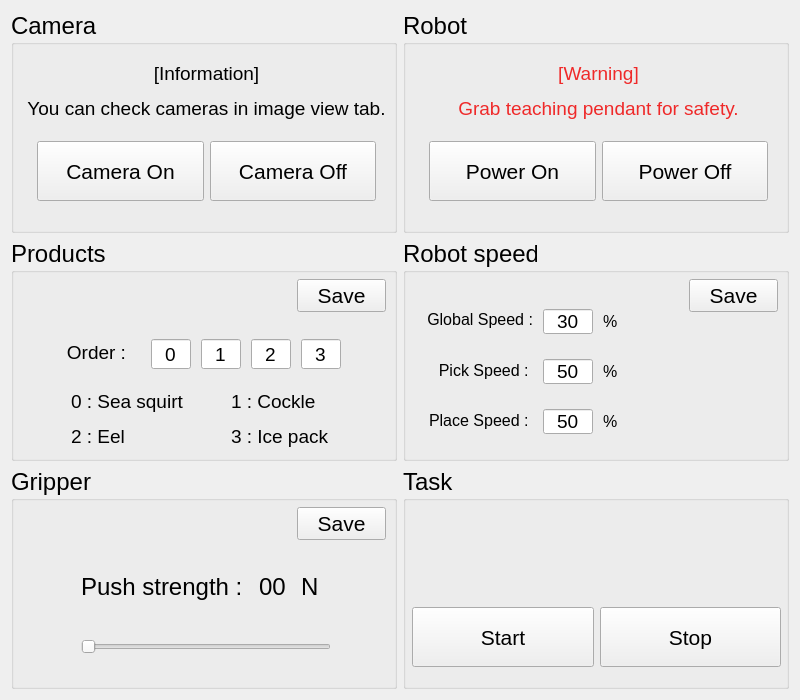
<?xml version="1.0" encoding="UTF-8"?>
<ui version="4.0">
 <class>YamtablePluginWidget</class>
 <widget class="QWidget" name="YamtablePluginWidget">
  <property name="geometry">
   <rect>
    <x>0</x>
    <y>0</y>
    <width>800</width>
    <height>700</height>
   </rect>
  </property>
  <property name="windowTitle">
   <string>YamtablePlugin</string>
  </property>
  <layout class="QGridLayout" name="gridLayout">
   <item row="1" column="1">
    <widget class="QGroupBox" name="start_box">
     <property name="font">
      <font>
       <pointsize>18</pointsize>
      </font>
     </property>
     <property name="title">
      <string>Robot speed</string>
     </property>
     <property name="alignment">
      <set>Qt::AlignLeading|Qt::AlignLeft|Qt::AlignTop</set>
     </property>
     <widget class="QWidget" name="horizontalLayoutWidget_10">
      <property name="geometry">
       <rect>
        <x>280</x>
        <y>40</y>
        <width>101</width>
        <height>41</height>
       </rect>
      </property>
      <layout class="QHBoxLayout" name="horizontalLayout_10">
       <property name="spacing">
        <number>6</number>
       </property>
       <property name="sizeConstraint">
        <enum>QLayout::SetMaximumSize</enum>
       </property>
       <property name="leftMargin">
        <number>6</number>
       </property>
       <property name="topMargin">
        <number>0</number>
       </property>
       <property name="rightMargin">
        <number>6</number>
       </property>
       <property name="bottomMargin">
        <number>0</number>
       </property>
       <item>
        <widget class="QPushButton" name="speed_save">
         <property name="enabled">
          <bool>true</bool>
         </property>
         <property name="sizePolicy">
          <sizepolicy hsizetype="Minimum" vsizetype="Maximum">
           <horstretch>0</horstretch>
           <verstretch>100</verstretch>
          </sizepolicy>
         </property>
         <property name="minimumSize">
          <size>
           <width>0</width>
           <height>30</height>
          </size>
         </property>
         <property name="font">
          <font>
           <pointsize>16</pointsize>
          </font>
         </property>
         <property name="text">
          <string>Save</string>
         </property>
        </widget>
       </item>
      </layout>
     </widget>
     <widget class="QLineEdit" name="global_speed">
      <property name="geometry">
       <rect>
        <x>140</x>
        <y>70</y>
        <width>50</width>
        <height>25</height>
       </rect>
      </property>
      <property name="font">
       <font>
        <pointsize>14</pointsize>
       </font>
      </property>
      <property name="text">
       <string>30</string>
      </property>
      <property name="maxLength">
       <number>3</number>
      </property>
      <property name="alignment">
       <set>Qt::AlignCenter</set>
      </property>
     </widget>
     <widget class="QLabel" name="label_19">
      <property name="geometry">
       <rect>
        <x>10</x>
        <y>65</y>
        <width>120</width>
        <height>31</height>
       </rect>
      </property>
      <property name="font">
       <font>
        <pointsize>12</pointsize>
       </font>
      </property>
      <property name="text">
       <string>Global Speed :</string>
      </property>
      <property name="alignment">
       <set>Qt::AlignRight|Qt::AlignTrailing|Qt::AlignVCenter</set>
      </property>
     </widget>
     <widget class="QLineEdit" name="pick_speed">
      <property name="geometry">
       <rect>
        <x>140</x>
        <y>120</y>
        <width>50</width>
        <height>25</height>
       </rect>
      </property>
      <property name="font">
       <font>
        <pointsize>14</pointsize>
       </font>
      </property>
      <property name="text">
       <string>50</string>
      </property>
      <property name="maxLength">
       <number>3</number>
      </property>
      <property name="alignment">
       <set>Qt::AlignCenter</set>
      </property>
     </widget>
     <widget class="QLabel" name="txt_pick_3">
      <property name="geometry">
       <rect>
        <x>10</x>
        <y>116</y>
        <width>120</width>
        <height>31</height>
       </rect>
      </property>
      <property name="font">
       <font>
        <pointsize>12</pointsize>
       </font>
      </property>
      <property name="text">
       <string>Pick Speed : </string>
      </property>
      <property name="alignment">
       <set>Qt::AlignRight|Qt::AlignTrailing|Qt::AlignVCenter</set>
      </property>
     </widget>
     <widget class="QLineEdit" name="place_speed">
      <property name="geometry">
       <rect>
        <x>140</x>
        <y>170</y>
        <width>50</width>
        <height>25</height>
       </rect>
      </property>
      <property name="font">
       <font>
        <pointsize>14</pointsize>
       </font>
      </property>
      <property name="text">
       <string>50</string>
      </property>
      <property name="maxLength">
       <number>3</number>
      </property>
      <property name="alignment">
       <set>Qt::AlignCenter</set>
      </property>
     </widget>
     <widget class="QLabel" name="txt_place_3">
      <property name="geometry">
       <rect>
        <x>10</x>
        <y>166</y>
        <width>120</width>
        <height>31</height>
       </rect>
      </property>
      <property name="font">
       <font>
        <pointsize>12</pointsize>
       </font>
      </property>
      <property name="text">
       <string>Place Speed : </string>
      </property>
      <property name="alignment">
       <set>Qt::AlignRight|Qt::AlignTrailing|Qt::AlignVCenter</set>
      </property>
     </widget>
     <widget class="QLabel" name="label_20">
      <property name="geometry">
       <rect>
        <x>200</x>
        <y>70</y>
        <width>16</width>
        <height>25</height>
       </rect>
      </property>
      <property name="font">
       <font>
        <pointsize>12</pointsize>
       </font>
      </property>
      <property name="text">
       <string>%</string>
      </property>
     </widget>
     <widget class="QLabel" name="label_21">
      <property name="geometry">
       <rect>
        <x>200</x>
        <y>120</y>
        <width>16</width>
        <height>25</height>
       </rect>
      </property>
      <property name="font">
       <font>
        <pointsize>12</pointsize>
       </font>
      </property>
      <property name="text">
       <string>%</string>
      </property>
     </widget>
     <widget class="QLabel" name="label_22">
      <property name="geometry">
       <rect>
        <x>200</x>
        <y>170</y>
        <width>16</width>
        <height>25</height>
       </rect>
      </property>
      <property name="font">
       <font>
        <pointsize>12</pointsize>
       </font>
      </property>
      <property name="text">
       <string>%</string>
      </property>
     </widget>
    </widget>
   </item>
   <item row="3" column="0">
    <widget class="QGroupBox" name="robot_box_2">
     <property name="font">
      <font>
       <pointsize>18</pointsize>
      </font>
     </property>
     <property name="title">
      <string>Gripper</string>
     </property>
     <property name="alignment">
      <set>Qt::AlignLeading|Qt::AlignLeft|Qt::AlignTop</set>
     </property>
     <widget class="QSlider" name="horizontalSlider">
      <property name="geometry">
       <rect>
        <x>70</x>
        <y>170</y>
        <width>250</width>
        <height>20</height>
       </rect>
      </property>
      <property name="sizePolicy">
       <sizepolicy hsizetype="Expanding" vsizetype="Fixed">
        <horstretch>0</horstretch>
        <verstretch>0</verstretch>
       </sizepolicy>
      </property>
      <property name="orientation">
       <enum>Qt::Horizontal</enum>
      </property>
     </widget>
     <widget class="QLabel" name="label">
      <property name="geometry">
       <rect>
        <x>70</x>
        <y>100</y>
        <width>170</width>
        <height>40</height>
       </rect>
      </property>
      <property name="text">
       <string>Push strength :</string>
      </property>
     </widget>
     <widget class="QLabel" name="force_value">
      <property name="geometry">
       <rect>
        <x>248</x>
        <y>100</y>
        <width>30</width>
        <height>40</height>
       </rect>
      </property>
      <property name="text">
       <string>00</string>
      </property>
      <property name="scaledContents">
       <bool>false</bool>
      </property>
     </widget>
     <widget class="QLabel" name="label_3">
      <property name="geometry">
       <rect>
        <x>290</x>
        <y>100</y>
        <width>30</width>
        <height>40</height>
       </rect>
      </property>
      <property name="text">
       <string>N</string>
      </property>
      <property name="scaledContents">
       <bool>false</bool>
      </property>
     </widget>
     <widget class="QWidget" name="horizontalLayoutWidget_11">
      <property name="geometry">
       <rect>
        <x>280</x>
        <y>40</y>
        <width>101</width>
        <height>41</height>
       </rect>
      </property>
      <layout class="QHBoxLayout" name="horizontalLayout_11">
       <property name="spacing">
        <number>6</number>
       </property>
       <property name="sizeConstraint">
        <enum>QLayout::SetMaximumSize</enum>
       </property>
       <property name="leftMargin">
        <number>6</number>
       </property>
       <property name="topMargin">
        <number>0</number>
       </property>
       <property name="rightMargin">
        <number>6</number>
       </property>
       <property name="bottomMargin">
        <number>0</number>
       </property>
       <item>
        <widget class="QPushButton" name="gripper_save">
         <property name="enabled">
          <bool>true</bool>
         </property>
         <property name="sizePolicy">
          <sizepolicy hsizetype="Minimum" vsizetype="Maximum">
           <horstretch>0</horstretch>
           <verstretch>100</verstretch>
          </sizepolicy>
         </property>
         <property name="minimumSize">
          <size>
           <width>0</width>
           <height>30</height>
          </size>
         </property>
         <property name="font">
          <font>
           <pointsize>16</pointsize>
          </font>
         </property>
         <property name="text">
          <string>Save</string>
         </property>
        </widget>
       </item>
      </layout>
     </widget>
    </widget>
   </item>
   <item row="0" column="0">
    <widget class="QGroupBox" name="camera_box">
     <property name="font">
      <font>
       <pointsize>18</pointsize>
      </font>
     </property>
     <property name="title">
      <string>Camera</string>
     </property>
     <property name="alignment">
      <set>Qt::AlignLeading|Qt::AlignLeft|Qt::AlignTop</set>
     </property>
     <property name="flat">
      <bool>false</bool>
     </property>
     <widget class="QWidget" name="horizontalLayoutWidget_8">
      <property name="geometry">
       <rect>
        <x>20</x>
        <y>130</y>
        <width>351</width>
        <height>81</height>
       </rect>
      </property>
      <layout class="QHBoxLayout" name="horizontalLayout_8">
       <property name="spacing">
        <number>6</number>
       </property>
       <property name="sizeConstraint">
        <enum>QLayout::SetMaximumSize</enum>
       </property>
       <property name="leftMargin">
        <number>6</number>
       </property>
       <property name="topMargin">
        <number>0</number>
       </property>
       <property name="rightMargin">
        <number>6</number>
       </property>
       <property name="bottomMargin">
        <number>0</number>
       </property>
       <item>
        <widget class="QPushButton" name="camera_on">
         <property name="enabled">
          <bool>true</bool>
         </property>
         <property name="sizePolicy">
          <sizepolicy hsizetype="Minimum" vsizetype="Maximum">
           <horstretch>0</horstretch>
           <verstretch>100</verstretch>
          </sizepolicy>
         </property>
         <property name="minimumSize">
          <size>
           <width>0</width>
           <height>60</height>
          </size>
         </property>
         <property name="font">
          <font>
           <pointsize>16</pointsize>
          </font>
         </property>
         <property name="text">
          <string>Camera On</string>
         </property>
        </widget>
       </item>
       <item>
        <widget class="QPushButton" name="camera_off">
         <property name="sizePolicy">
          <sizepolicy hsizetype="Minimum" vsizetype="Maximum">
           <horstretch>0</horstretch>
           <verstretch>100</verstretch>
          </sizepolicy>
         </property>
         <property name="minimumSize">
          <size>
           <width>0</width>
           <height>60</height>
          </size>
         </property>
         <property name="font">
          <font>
           <pointsize>16</pointsize>
          </font>
         </property>
         <property name="text">
          <string>Camera Off</string>
         </property>
        </widget>
       </item>
      </layout>
     </widget>
     <widget class="QLabel" name="label_17">
      <property name="geometry">
       <rect>
        <x>15</x>
        <y>50</y>
        <width>361</width>
        <height>61</height>
       </rect>
      </property>
      <property name="font">
       <font>
        <pointsize>12</pointsize>
       </font>
      </property>
      <property name="layoutDirection">
       <enum>Qt::LeftToRight</enum>
      </property>
      <property name="autoFillBackground">
       <bool>false</bool>
      </property>
      <property name="lineWidth">
       <number>1</number>
      </property>
      <property name="midLineWidth">
       <number>0</number>
      </property>
      <property name="text">
       <string>&lt;html&gt;&lt;head/&gt;&lt;body&gt;&lt;p align=&quot;center&quot;&gt;&lt;span style=&quot; font-size:14pt; color:#000000;&quot;&gt;[Information]&lt;/span&gt;&lt;/p&gt;&lt;p align=&quot;center&quot;&gt;&lt;span style=&quot; font-size:14pt;&quot;&gt;You can check cameras in image view tab.&lt;/span&gt;&lt;/p&gt;&lt;/body&gt;&lt;/html&gt;</string>
      </property>
      <property name="alignment">
       <set>Qt::AlignCenter</set>
      </property>
     </widget>
    </widget>
   </item>
   <item row="3" column="1">
    <widget class="QGroupBox" name="start_box_2">
     <property name="font">
      <font>
       <pointsize>18</pointsize>
      </font>
     </property>
     <property name="title">
      <string>Task</string>
     </property>
     <property name="alignment">
      <set>Qt::AlignLeading|Qt::AlignLeft|Qt::AlignTop</set>
     </property>
     <widget class="QWidget" name="horizontalLayoutWidget_12">
      <property name="geometry">
       <rect>
        <x>3</x>
        <y>140</y>
        <width>381</width>
        <height>81</height>
       </rect>
      </property>
      <layout class="QHBoxLayout" name="horizontalLayout_12">
       <property name="spacing">
        <number>6</number>
       </property>
       <property name="sizeConstraint">
        <enum>QLayout::SetMaximumSize</enum>
       </property>
       <property name="leftMargin">
        <number>6</number>
       </property>
       <property name="topMargin">
        <number>0</number>
       </property>
       <property name="rightMargin">
        <number>6</number>
       </property>
       <property name="bottomMargin">
        <number>0</number>
       </property>
       <item>
        <widget class="QPushButton" name="start_piece_picking">
         <property name="enabled">
          <bool>true</bool>
         </property>
         <property name="sizePolicy">
          <sizepolicy hsizetype="Minimum" vsizetype="Maximum">
           <horstretch>0</horstretch>
           <verstretch>100</verstretch>
          </sizepolicy>
         </property>
         <property name="minimumSize">
          <size>
           <width>0</width>
           <height>60</height>
          </size>
         </property>
         <property name="font">
          <font>
           <pointsize>16</pointsize>
          </font>
         </property>
         <property name="text">
          <string>Start</string>
         </property>
        </widget>
       </item>
       <item>
        <widget class="QPushButton" name="stop_piece_picking">
         <property name="sizePolicy">
          <sizepolicy hsizetype="Minimum" vsizetype="Maximum">
           <horstretch>0</horstretch>
           <verstretch>100</verstretch>
          </sizepolicy>
         </property>
         <property name="minimumSize">
          <size>
           <width>0</width>
           <height>60</height>
          </size>
         </property>
         <property name="font">
          <font>
           <pointsize>16</pointsize>
          </font>
         </property>
         <property name="text">
          <string>Stop</string>
         </property>
        </widget>
       </item>
      </layout>
     </widget>
    </widget>
   </item>
   <item row="0" column="1">
    <widget class="QGroupBox" name="robot_box">
     <property name="font">
      <font>
       <pointsize>18</pointsize>
      </font>
     </property>
     <property name="title">
      <string>Robot</string>
     </property>
     <property name="alignment">
      <set>Qt::AlignLeading|Qt::AlignLeft|Qt::AlignTop</set>
     </property>
     <widget class="QWidget" name="horizontalLayoutWidget_9">
      <property name="geometry">
       <rect>
        <x>20</x>
        <y>130</y>
        <width>351</width>
        <height>81</height>
       </rect>
      </property>
      <layout class="QHBoxLayout" name="horizontalLayout_9">
       <property name="spacing">
        <number>6</number>
       </property>
       <property name="sizeConstraint">
        <enum>QLayout::SetMaximumSize</enum>
       </property>
       <property name="leftMargin">
        <number>6</number>
       </property>
       <property name="topMargin">
        <number>0</number>
       </property>
       <property name="rightMargin">
        <number>6</number>
       </property>
       <property name="bottomMargin">
        <number>0</number>
       </property>
       <item>
        <widget class="QPushButton" name="servo_on">
         <property name="enabled">
          <bool>true</bool>
         </property>
         <property name="sizePolicy">
          <sizepolicy hsizetype="Minimum" vsizetype="Maximum">
           <horstretch>0</horstretch>
           <verstretch>100</verstretch>
          </sizepolicy>
         </property>
         <property name="minimumSize">
          <size>
           <width>0</width>
           <height>60</height>
          </size>
         </property>
         <property name="font">
          <font>
           <pointsize>16</pointsize>
          </font>
         </property>
         <property name="text">
          <string>Power On</string>
         </property>
        </widget>
       </item>
       <item>
        <widget class="QPushButton" name="servo_off">
         <property name="sizePolicy">
          <sizepolicy hsizetype="Minimum" vsizetype="Maximum">
           <horstretch>0</horstretch>
           <verstretch>100</verstretch>
          </sizepolicy>
         </property>
         <property name="minimumSize">
          <size>
           <width>0</width>
           <height>60</height>
          </size>
         </property>
         <property name="font">
          <font>
           <pointsize>16</pointsize>
          </font>
         </property>
         <property name="text">
          <string>Power Off</string>
         </property>
        </widget>
       </item>
      </layout>
     </widget>
     <widget class="QLabel" name="label_18">
      <property name="geometry">
       <rect>
        <x>15</x>
        <y>50</y>
        <width>361</width>
        <height>61</height>
       </rect>
      </property>
      <property name="font">
       <font>
        <pointsize>12</pointsize>
       </font>
      </property>
      <property name="layoutDirection">
       <enum>Qt::LeftToRight</enum>
      </property>
      <property name="autoFillBackground">
       <bool>false</bool>
      </property>
      <property name="lineWidth">
       <number>1</number>
      </property>
      <property name="midLineWidth">
       <number>0</number>
      </property>
      <property name="text">
       <string>&lt;html&gt;&lt;head/&gt;&lt;body&gt;&lt;p align=&quot;center&quot;&gt;&lt;span style=&quot; font-size:14pt; color:#ef2929;&quot;&gt;[Warning]&lt;/span&gt;&lt;/p&gt;&lt;p align=&quot;center&quot;&gt;&lt;span style=&quot; font-size:14pt; color:#ef2929;&quot;&gt;Grab teaching pendant for safety.&lt;/span&gt;&lt;/p&gt;&lt;/body&gt;&lt;/html&gt;</string>
      </property>
      <property name="alignment">
       <set>Qt::AlignCenter</set>
      </property>
     </widget>
    </widget>
   </item>
   <item row="1" column="0">
    <widget class="QGroupBox" name="product_box">
     <property name="font">
      <font>
       <pointsize>18</pointsize>
      </font>
     </property>
     <property name="title">
      <string>Products</string>
     </property>
     <property name="alignment">
      <set>Qt::AlignLeading|Qt::AlignLeft|Qt::AlignTop</set>
     </property>
     <widget class="QLabel" name="label_23">
      <property name="geometry">
       <rect>
        <x>50</x>
        <y>98</y>
        <width>65</width>
        <height>31</height>
       </rect>
      </property>
      <property name="font">
       <font>
        <pointsize>14</pointsize>
       </font>
      </property>
      <property name="text">
       <string>Order :</string>
      </property>
      <property name="alignment">
       <set>Qt::AlignRight|Qt::AlignTrailing|Qt::AlignVCenter</set>
      </property>
     </widget>
     <widget class="QLineEdit" name="order_0">
      <property name="geometry">
       <rect>
        <x>140</x>
        <y>100</y>
        <width>40</width>
        <height>30</height>
       </rect>
      </property>
      <property name="font">
       <font>
        <pointsize>14</pointsize>
       </font>
      </property>
      <property name="text">
       <string>0</string>
      </property>
      <property name="maxLength">
       <number>1</number>
      </property>
      <property name="alignment">
       <set>Qt::AlignCenter</set>
      </property>
     </widget>
     <widget class="QLabel" name="label_24">
      <property name="geometry">
       <rect>
        <x>60</x>
        <y>150</y>
        <width>280</width>
        <height>61</height>
       </rect>
      </property>
      <property name="font">
       <font>
        <pointsize>14</pointsize>
       </font>
      </property>
      <property name="lineWidth">
       <number>-1</number>
      </property>
      <property name="text">
       <string>&lt;!DOCTYPE HTML PUBLIC &quot;-//W3C//DTD HTML 4.0//EN&quot; &quot;http://www.w3.org/TR/REC-html40/strict.dtd&quot;&gt;
&lt;html&gt;&lt;head&gt;&lt;meta name=&quot;qrichtext&quot; content=&quot;1&quot; /&gt;&lt;style type=&quot;text/css&quot;&gt;
p, li { white-space: pre-wrap; }
&lt;/style&gt;&lt;/head&gt;&lt;body style=&quot; font-family:'Ubuntu'; font-size:14pt; font-weight:400; font-style:normal;&quot;&gt;
&lt;p style=&quot; margin-top:12px; margin-bottom:12px; margin-left:0px; margin-right:0px; -qt-block-indent:0; text-indent:0px;&quot;&gt;0 : Sea squirt	1 : Cockle&lt;/p&gt;
&lt;p style=&quot; margin-top:12px; margin-bottom:12px; margin-left:0px; margin-right:0px; -qt-block-indent:0; text-indent:0px;&quot;&gt;2 : Eel		3 : Ice pack&lt;/p&gt;&lt;/body&gt;&lt;/html&gt;</string>
      </property>
      <property name="margin">
       <number>0</number>
      </property>
      <property name="indent">
       <number>-1</number>
      </property>
     </widget>
     <widget class="QLineEdit" name="order_1">
      <property name="geometry">
       <rect>
        <x>190</x>
        <y>100</y>
        <width>40</width>
        <height>30</height>
       </rect>
      </property>
      <property name="font">
       <font>
        <pointsize>14</pointsize>
       </font>
      </property>
      <property name="text">
       <string>1</string>
      </property>
      <property name="maxLength">
       <number>1</number>
      </property>
      <property name="alignment">
       <set>Qt::AlignCenter</set>
      </property>
     </widget>
     <widget class="QLineEdit" name="order_2">
      <property name="geometry">
       <rect>
        <x>240</x>
        <y>100</y>
        <width>40</width>
        <height>30</height>
       </rect>
      </property>
      <property name="font">
       <font>
        <pointsize>14</pointsize>
       </font>
      </property>
      <property name="text">
       <string>2</string>
      </property>
      <property name="maxLength">
       <number>1</number>
      </property>
      <property name="alignment">
       <set>Qt::AlignCenter</set>
      </property>
     </widget>
     <widget class="QLineEdit" name="order_3">
      <property name="geometry">
       <rect>
        <x>290</x>
        <y>100</y>
        <width>40</width>
        <height>30</height>
       </rect>
      </property>
      <property name="font">
       <font>
        <pointsize>14</pointsize>
       </font>
      </property>
      <property name="text">
       <string>3</string>
      </property>
      <property name="maxLength">
       <number>1</number>
      </property>
      <property name="alignment">
       <set>Qt::AlignCenter</set>
      </property>
     </widget>
     <widget class="QWidget" name="horizontalLayoutWidget_13">
      <property name="geometry">
       <rect>
        <x>280</x>
        <y>40</y>
        <width>101</width>
        <height>41</height>
       </rect>
      </property>
      <layout class="QHBoxLayout" name="horizontalLayout_13">
       <property name="spacing">
        <number>6</number>
       </property>
       <property name="sizeConstraint">
        <enum>QLayout::SetMaximumSize</enum>
       </property>
       <property name="leftMargin">
        <number>6</number>
       </property>
       <property name="topMargin">
        <number>0</number>
       </property>
       <property name="rightMargin">
        <number>6</number>
       </property>
       <property name="bottomMargin">
        <number>0</number>
       </property>
       <item>
        <widget class="QPushButton" name="product_save">
         <property name="enabled">
          <bool>true</bool>
         </property>
         <property name="sizePolicy">
          <sizepolicy hsizetype="Minimum" vsizetype="Maximum">
           <horstretch>0</horstretch>
           <verstretch>100</verstretch>
          </sizepolicy>
         </property>
         <property name="minimumSize">
          <size>
           <width>0</width>
           <height>30</height>
          </size>
         </property>
         <property name="font">
          <font>
           <pointsize>16</pointsize>
          </font>
         </property>
         <property name="text">
          <string>Save</string>
         </property>
        </widget>
       </item>
      </layout>
     </widget>
    </widget>
   </item>
  </layout>
 </widget>
 <layoutdefault spacing="6" margin="11"/>
 <resources/>
 <connections/>
</ui>
